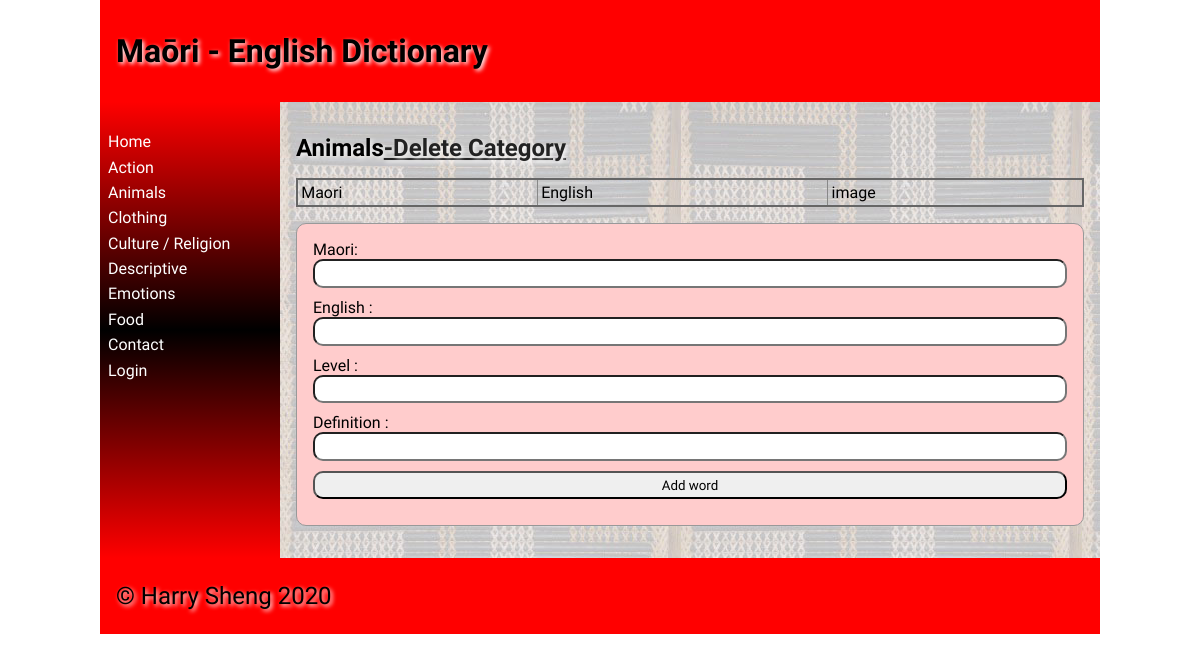
Page /category/2 on the earlier database version.
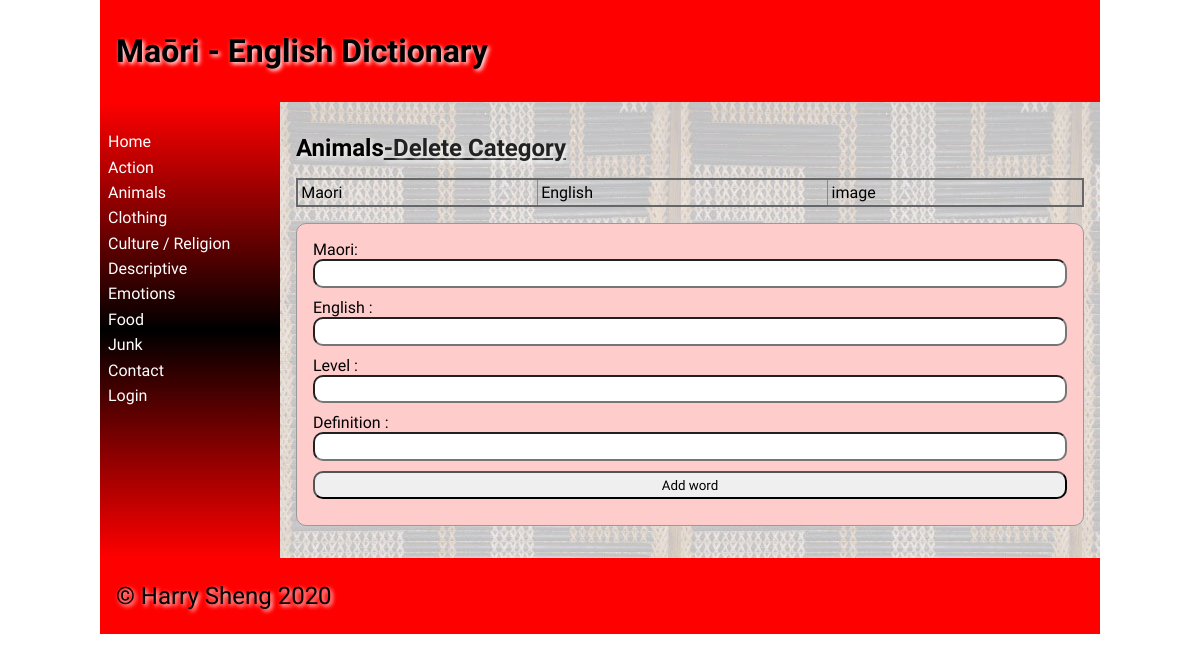
Same page on the later database version.
### tables this page shows
CREATE TABLE "categories"
(
	id integer
		constraint Dictionary_pk
			primary key autoincrement,
	category varchar(30)
);

### app.py (the view, shortened to what this page needs)
@app.route('/category/<category_id>', methods=['POST', 'GET'])
def category(category_id):
    con = create_connection(DATABASE)
    query = "SELECT id, category FROM categories ORDER BY category ASC"
    cur = con.cursor()
    cur.execute(query)
    category_list = cur.fetchall()
    query = "SELECT id, category FROM categories WHERE id = ?"
    cur.execute(query, (category_id, ))
    category = cur.fetchall()
    query = "SELECT id, maori, english, image FROM Words WHERE category_id=? ORDER BY maori ASC"
    cur = con.cursor()
    cur.execute(query, (category_id,))  # executes the query
    words_list = cur.fetchall()  # put result into a list
    con.close
    return render_template('category.html', categories=category_list, words_list=words_list, category=category[0], logged_in=is_logged_in())

### app.py (called while the page is built)
def create_connection(db_file):
    try:
        connection = sqlite3.connect(db_file)
        connection.execute('pragma foreign_keys=ON')
        return connection
    except Error as e:
        print(e)
    return None

def is_logged_in():
    if session.get("email") is None:
        print("not logged in")
        return False
    else:
        print("logged in")
        return True

### templates/category.html (shortened to what this page needs)
{% extends 'base.html' %}
{% block heading %}Maōri - English Dictionary{% endblock %}
{% block main %}
    <h2>{{ category[1]}}<a href="/deletecategory/{{ category[0]}}">-Delete Category</a></h2>
<table class="cart-table">
    <thead>
    <tr>
        <td>Maori</td>
        <td>English</td>
        <td>image</td>
    </tr>
    </thead>
</table>
<form class="dataForm" method="POST">
    <div class="form-group">
        <div class="form-label">Maori:</div>
        <div class="form-element"><input type="maori" name="maori" id="maori" required></div>
    </div>
    <div class="form-group">
        <div class="form-label">English :</div>
        <div class="form-element"><input type="english" name="english" id="english" required></div>
    </div>
    <div class="form-group">
        <div class="form-label">Level :</div>
        <div class="form-element"><input type="level" name="level" id="level" required></div>
    </div>
    <div class="form-group">
        <div class="form-label">Definition :</div>
        <div class="form-element"><input type="definition" name="definition" id="definition" required></div>
    </div>
    <div class="form-group">
        <div class="form-element"><input type="submit" value="Add word" required></div>
    </div>
</form>
{% endblock %}

### templates/base.html (shortened to what this page needs)
<!doctype html>
<html lang="en">
<head>
	<link href="{{ url_for('static', filename='css/style.css') }}" rel="stylesheet">
</head>
<body>
	<div id="container">
		<header>
			<h1>{% block heading %}{% endblock %}</h1>
		</header>
		<nav>
			<ul>
                <li><a href="\">Home</a></li>
                <div class="category">
                {% for category in categories %}
                <tr>
                    <li><a href="/category/{{ category[0]}}">{{ category[1]}}</a></li>
                </tr>
                {% endfor %}
                </div>
                <li><a href="/contact">Contact</a></li>
                {% if logged_in %}
                    <li><a href="/logout">Log Out</a></li>
				{% else %}
                    <li><a href="/login">Login</a></li>
                {% endif %}
			</ul>
		</nav>
		<main>
            {% block main%}{% endblock %}
        </main>
		<footer>
			<p>
				&copy; Harry Sheng 2020
			</p>
		</footer>
	</div>
</body>
</html>

### static/css/style.css (style rules this page uses)
* { font-family: Comfortaa, sans-serif; margin: 0; padding: 0; box-sizing: border-box; }
#container { display: grid; grid-template-columns: 75px auto; grid-template-areas: 'nav header' 'main main' 'footer footer'; }
header { grid-area: header; background-color: #f00; padding: 1rem; }
nav { grid-area: nav; }
main { grid-area: main; padding: 1rem; background-color: #edd; }
h1, h2, h3, h4 { padding: 1rem 0; font-family: 'Suez One', serif; color: #000; text-shadow: 2px 2px 4px #fff; }
p { padding: 0.5rem 0; }
a { color: #222; }
.dataForm { margin: 1rem 0; border: 1px solid #999; padding: 1rem; background-color: #fcc; border-radius: 10px; }
.dataForm input, textarea { width: 100%; border-radius: 10px; padding: 0.3rem; margin-bottom: 10px; }
table { width: 100%; border: 2px solid #666; border-collapse: collapse; }
th, td { border: 1px solid #888; padding: 0.2rem; text-align: left; }
footer { grid-area: footer; padding: 1rem; background-color: #f00; }
footer p { color: #000; text-shadow: 2px 2px 4px #fff; font-size: 1.5rem; }
@media only screen and (min-width: 768px) { #container { grid-template-columns: 180px auto; grid-template-areas: 'header header' 'nav main' 'footer footer'; } }
@media only screen and (min-width: 768px) { nav { background: linear-gradient(180deg, rgba(255,0,0,1) 0%, rgba(0, 0, 0, 1) 50%, rgba(255,0,0,1) 100%); padding: 0.5rem; } }
@media only screen and (min-width: 768px) { nav ul { list-style: none; } }
@media only screen and (min-width: 768px) { nav li { padding: 0.2rem 0; } }
@media only screen and (min-width: 768px) { nav a { color: #fff; text-decoration: none; } }
@media only screen and (min-width: 768px) { main { background-image: url('/poutama.jpg'); } }
@media only screen and (min-width: 1000px) { #container { width: 1000px; margin: auto; } }

Differences in the rows shown:
added categories: category "Junk"
